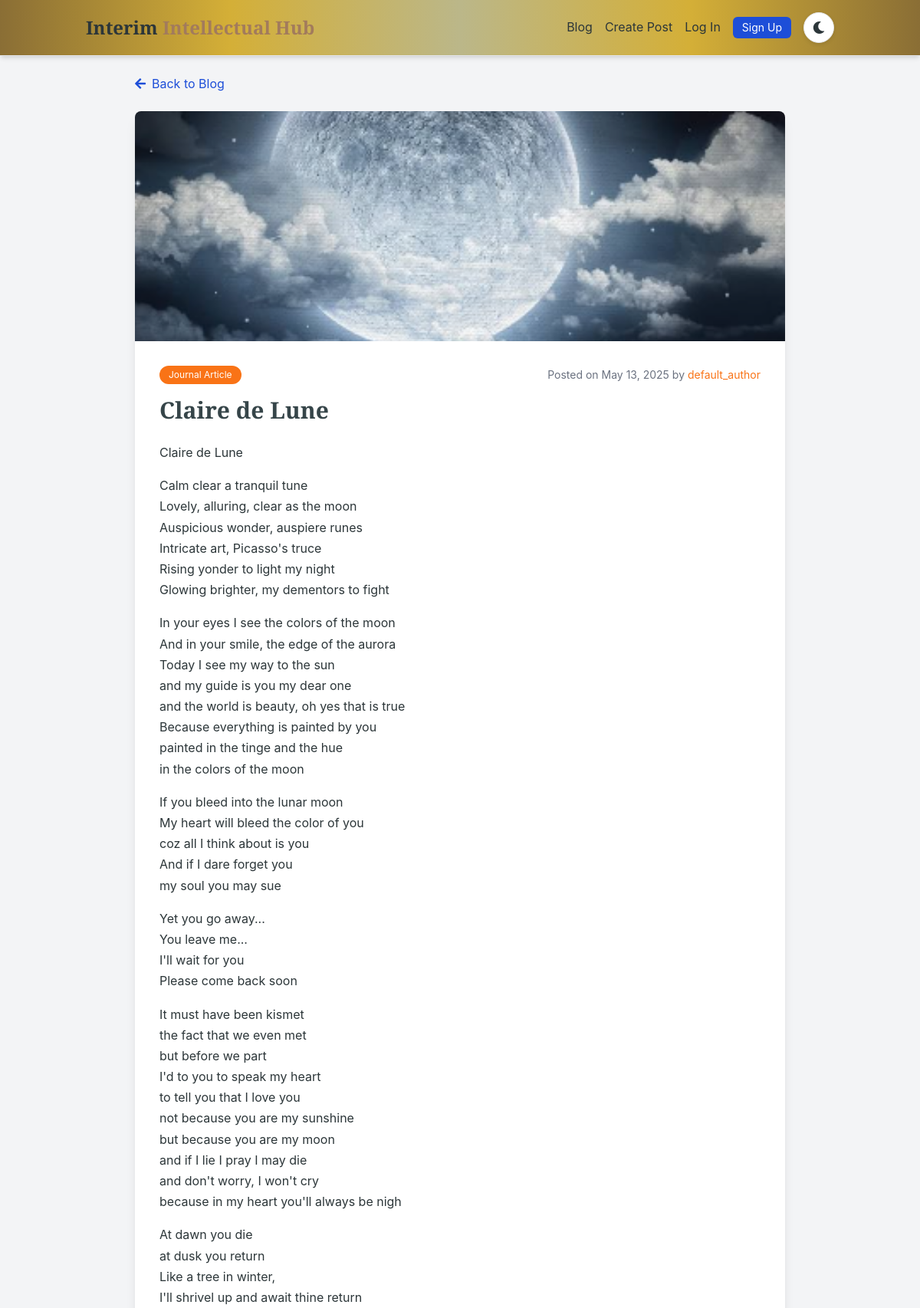
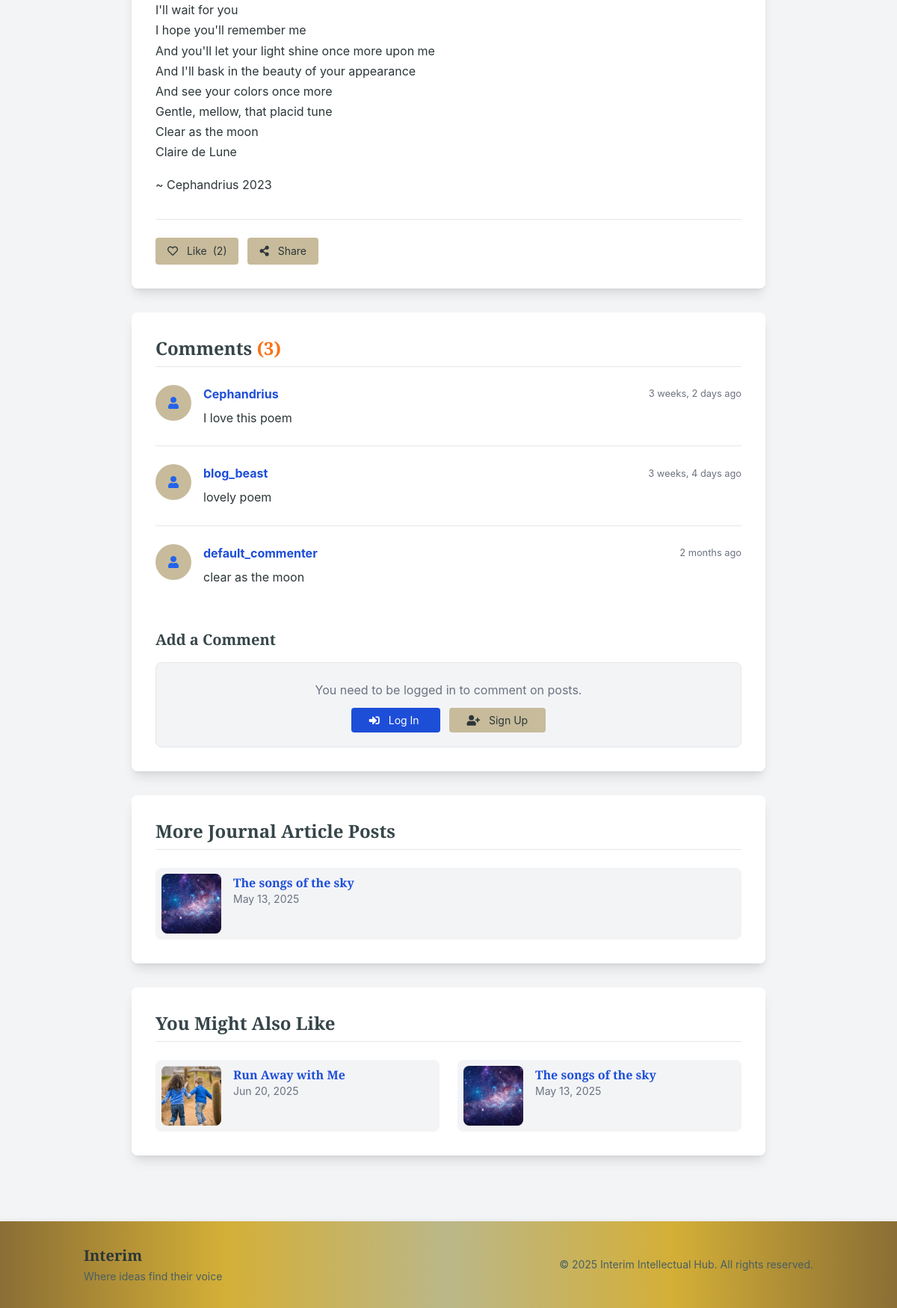
The app's page /post/2/ with its own data (2 pictures, top to bottom).
### core/models.py (models this page shows, shortened)
class BlogPost(models.Model):
    CATEGORY_CHOICES = [
        ('research', 'Research Paper'),
        ('journal', 'Journal Article'),
        ('projects', 'Project'),
        ('poetry', 'Poetry'),
    ]
    title = models.CharField(max_length=200)
    content = models.TextField()
    author = models.ForeignKey(UserProfile, on_delete=models.CASCADE)
    image = models.ImageField(upload_to='blog_images/', null=True, blank=True)
    category = models.CharField(max_length=20, choices=CATEGORY_CHOICES, default='journal')
    created_at = models.DateTimeField(auto_now_add=True)
    updated_at = models.DateTimeField(auto_now=True)
    is_published = models.BooleanField(default=False)
    likes = models.ManyToManyField(UserProfile, related_name='liked_posts', blank=True)
    tags = models.ManyToManyField('Tag', related_name='posts', blank=True)
    class Meta:
        ordering = ['-created_at']

class UserProfile(models.Model):
    user = models.OneToOneField(User, on_delete=models.CASCADE)
    student_id = models.CharField(max_length=20, blank=True)
    department = models.CharField(max_length=100, blank=True)
    year_of_study = models.PositiveIntegerField(null=True, blank=True)
    bio = models.TextField(blank=True)
    phone_number = models.CharField(max_length=20, blank=True)
    profile_picture = models.ImageField(upload_to='profile_pics/', null=True, blank=True)

class Comment(models.Model):
    post = models.ForeignKey(BlogPost, on_delete=models.CASCADE, related_name='comments')
    author = models.ForeignKey(UserProfile, on_delete=models.CASCADE)
    content = models.TextField()
    created_at = models.DateTimeField(auto_now_add=True)
    updated_at = models.DateTimeField(auto_now=True)
    class Meta:
        ordering = ['-created_at']

### core/views.py (the view)
# urls.py: path('post/<int:post_id>/', views.blog_post_detail, name='blog_post_detail'),  # Blog post detail
def blog_post_detail(request, post_id):
    post = get_object_or_404(BlogPost, id=post_id)
    comments = post.comments.all().order_by('-created_at')
    recent_posts = BlogPost.objects.filter(is_published=True).exclude(id=post_id).order_by('-created_at')[:4]
    same_category_posts = BlogPost.objects.filter(
        category=post.category,
        is_published=True
    ).exclude(id=post_id).order_by('-created_at')[:3]
    if request.method == 'POST':
        if not request.user.is_authenticated:
            messages.error(request, 'You need to log in to comment on posts.')
            return redirect('accounts:login') + f'?next={request.path}'
        form = CommentForm(request.POST)
        if form.is_valid():
            try:
                user_profile = UserProfile.objects.get(user=request.user)
            except UserProfile.DoesNotExist:
                user_profile = UserProfile.objects.create(
                    user=request.user,
                    bio=getattr(request.user.profile, 'bio', ''),
                    profile_picture=getattr(request.user.profile, 'profile_picture', None)
                )
            comment = form.save(commit=False)
            comment.author = user_profile
            comment.post = post
            comment.save()
            messages.success(request, 'Comment added successfully!')
            return redirect('blog_post_detail', post_id=post.id)
    else:
        form = CommentForm()
    context = {
        'post': post,
        'comments': comments,
        'form': form,
        'recent_posts': recent_posts,
        'same_category_posts': same_category_posts,
    }
    return render(request, 'blog_post_detail.html', context)

### core/templates/blog_post_detail.html (shortened to what this page needs)
{% extends "base.html" %}
{% load static %}
{% load core_filters %}
{% block content %}
<div class="max-w-4xl mx-auto p-6">
    <div class="mb-6">
        <a href="{% url 'blog' %}" class="text-blue-700 hover:text-blue-900 hover:underline flex items-center transition-colors">
            <i class="fas fa-arrow-left mr-2"></i> Back to Blog
        </a>
    </div>
    <div class="rounded-lg shadow-lg overflow-hidden" style="background-color: var(--bg-card); border-color: var(--border-color);">
        {% if post.image %}
        <div class="h-[300px] bg-cover bg-center" style="background-image: url('{{ post.image.url }}')"></div>
        {% else %}
        <div class="h-[150px] flex items-center justify-center" style="background-color: var(--color-light);">
            <i class="fas fa-newspaper text-6xl" style="color: var(--color-accent);"></i>
        </div>
        {% endif %}
        <div class="p-8">
            <div class="flex flex-wrap justify-between items-center mb-4">
                <span class="inline-block bg-orange-500 text-white text-xs px-3 py-1 rounded-full">
                    {{ post.get_category_display|default:"Article" }}
                </span>
                <span class="text-sm" style="color: var(--text-muted);">
                    Posted on {{ post.created_at|date:"F d, Y" }} by
                    <span class="text-orange-500">{{ post.author.user.username }}</span>
                </span>
            </div>
            <h1 class="text-3xl font-bold mb-6" style="font-family: 'Playfair Display', serif; color: var(--color-primary);">{{ post.title }}</h1>
            <div class="prose max-w-none mb-8" style="color: var(--text-main); line-height: 1.7;">
                {{ post.content|markdown_format }}
            </div>
            <div class="flex flex-wrap gap-3 border-t pt-6" style="border-color: var(--border-color);">
                {% if user.is_authenticated %}
                <a href="{% url 'like_post' post_id=post.id %}" class="px-4 py-2 rounded text-sm {% if user.userprofile in post.likes.all %}bg-red-500 hover:bg-red-600 text-white{% else %}hover:bg-gray-200{% endif %}" style="{% if user.userprofile not in post.likes.all %}background-color: var(--color-light); color: var(--text-main);{% endif %}">
                    <i class="{% if user.userprofile in post.likes.all %}fas{% else %}far{% endif %} fa-heart mr-2"></i>
                    Like <span class="ml-1">({{ post.likes.count }})</span>
                </a>
                {% else %}
                <a href="{% url 'accounts:login' %}?next={{ request.path }}" class="px-4 py-2 rounded text-sm" style="background-color: var(--color-light); color: var(--text-main);">
                    <i class="far fa-heart mr-2"></i>
                    Like <span class="ml-1">({{ post.likes.count }})</span>
                </a>
                {% endif %}
                <button class="px-4 py-2 rounded text-sm" style="background-color: var(--color-light); color: var(--text-main);" onclick="sharePost()">
                    <i class="fas fa-share-alt mr-2"></i> Share
                </button>
            </div>
        </div>
    </div>
    <div class="rounded-lg shadow-lg mt-8 p-8" style="background-color: var(--bg-card); border-color: var(--border-color);">
        <h2 class="text-2xl font-bold mb-6 border-b pb-2" style="font-family: 'Playfair Display', serif; color: var(--color-primary); border-color: var(--border-color);">
            Comments <span class="text-orange-500">({{ comments.count }})</span>
        </h2>
        {% for comment in comments %}
        <div class="comment mb-6 pb-6 {% if not forloop.last %}border-b{% endif %}" style="border-color: var(--border-color);">
            <div class="flex items-start">
                <div class="w-12 h-12 rounded-full mr-4 flex-shrink-0 flex items-center justify-center" style="background-color: var(--color-light); color: var(--color-blue);">
                    {% if comment.author.profile_picture %}
                    <img src="{{ comment.author.profile_picture.url }}" class="w-full h-full rounded-full object-cover">
                    {% else %}
                    <i class="fas fa-user"></i>
                    {% endif %}
                </div>
                <div class="flex-1">
                    <div class="flex justify-between items-center mb-2">
                        <strong class="text-blue-700">{{ comment.author.user.username }}</strong>
                        <small style="color: var(--text-muted);">{{ comment.created_at|timesince }} ago</small>
                    </div>
                    <div style="color: var(--text-main); line-height: 1.6;">
                        {{ comment.content|linebreaks }}
                    </div>
                </div>
            </div>
        </div>
        {% empty %}
        <div class="p-6 rounded-lg text-center border" style="background-color: var(--bg-main); color: var(--text-muted); border-color: var(--border-color);">
            <p>No comments yet. Be the first to share your thoughts!</p>
        </div>
        {% endfor %}
        <div class="mt-8">
            <h3 class="text-xl font-bold mb-4" style="font-family: 'Playfair Display', serif; color: var(--color-primary);">Add a Comment</h3>
            {% if user.is_authenticated %}
            <form method="POST" class="space-y-4">
                {% csrf_token %}
                <div class="form-group">
                    {{ form.content }}
                </div>
                <button type="submit" class="bg-blue-700 hover:bg-blue-800 text-white px-6 py-3 rounded text-sm">
                    <i class="fas fa-paper-plane mr-2"></i> Post Comment
                </button>
            </form>
            {% else %}
            <div class="p-6 rounded-lg text-center border" style="background-color: var(--bg-main); color: var(--text-muted); border-color: var(--border-color);">
                <p>You need to be logged in to comment on posts.</p>
                <div class="mt-4">
                    <a href="{% url 'accounts:login' %}?next={{ request.path }}" class="bg-blue-700 hover:bg-blue-800 text-white px-6 py-2 rounded text-sm">
                        <i class="fas fa-sign-in-alt mr-2"></i> Log In
                    </a>
                    <a href="{% url 'accounts:signup' %}" class="ml-3 px-6 py-2 rounded text-sm" style="background-color: var(--color-light); color: var(--text-main);">
                        <i class="fas fa-user-plus mr-2"></i> Sign Up
                    </a>
                </div>
            </div>
            {% endif %}
        </div>
    </div>
    {% if same_category_posts %}
    <div class="rounded-lg shadow-lg mt-8 p-8" style="background-color: var(--bg-card); border-color: var(--border-color);">
        <h2 class="text-2xl font-bold mb-6 border-b pb-2" style="font-family: 'Playfair Display', serif; color: var(--color-primary); border-color: var(--border-color);">
            More {{ post.get_category_display }} Posts
        </h2>
        <div class="grid grid-cols-1 gap-6">
            {% for related_post in same_category_posts %}
            <a href="{% url 'blog_post_detail' post_id=related_post.id %}" class="block group rounded-lg p-2 transition-colors" style="background-color: var(--bg-main); hover:background-color: var(--bg-card);">
                <div class="flex items-start space-x-4">
                    <div class="w-20 h-20 rounded-lg flex-shrink-0 overflow-hidden" style="background-color: var(--color-light);">
                        {% if related_post.image %}
                        <img src="{{ related_post.image.url }}" class="w-full h-full object-cover">
                        {% else %}
                        <div class="w-full h-full flex items-center justify-center" style="background-color: var(--color-light); color: var(--color-blue);">
                            <i class="fas fa-newspaper text-xl"></i>
                        </div>
                        {% endif %}
                    </div>
                    <div>
                        <h3 class="text-blue-700 font-bold group-hover:text-orange-500 transition">{{ related_post.title }}</h3>
                        <p class="text-sm" style="color: var(--text-muted);">{{ related_post.created_at|date:"M d, Y" }}</p>
                    </div>
                </div>
            </a>
            {% endfor %}
        </div>
    </div>
    {% endif %}
    <div class="rounded-lg shadow-lg mt-8 p-8" style="background-color: var(--bg-card); border-color: var(--border-color);">
        <h2 class="text-2xl font-bold mb-6 border-b pb-2" style="font-family: 'Playfair Display', serif; color: var(--color-primary); border-color: var(--border-color);">
            You Might Also Like
        </h2>
        <div class="grid grid-cols-1 md:grid-cols-2 gap-6">
            {% for recent_post in recent_posts %}
                {% if recent_post.id != post.id %}
                <a href="{% url 'blog_post_detail' post_id=recent_post.id %}" class="block group rounded-lg p-2 transition-colors" style="background-color: var(--bg-main); hover:background-color: var(--bg-card);">
                    <div class="flex items-start space-x-4">
                        <div class="w-20 h-20 rounded-lg flex-shrink-0 overflow-hidden" style="background-color: var(--color-light);">
                            {% if recent_post.image %}
                            <img src="{{ recent_post.image.url }}" class="w-full h-full object-cover">
                            {% else %}
                            <div class="w-full h-full flex items-center justify-center" style="background-color: var(--color-light); color: var(--color-blue);">
                                <i class="fas fa-newspaper text-xl"></i>
                            </div>
                            {% endif %}
                        </div>
                        <div>
                            <h3 class="text-blue-700 font-bold group-hover:text-orange-500 transition">{{ recent_post.title }}</h3>
                            <p class="text-sm" style="color: var(--text-muted);">{{ recent_post.created_at|date:"M d, Y" }}</p>
                        </div>
                    </div>
                </a>
                {% endif %}
            {% endfor %}
        </div>
    </div>
</div>
{% endblock %}

### records on screen
BlogPost: image (picture), category "Journal Article", created_at "May 13, 2025", author.user.username "default_author", title "Claire de Lune", content "Claire de Lune Calm clear a tranquil tune Lovely, alluring, clear as the moon Auspicious wonder, auspiere runes Intricate art, Picasso's truce Rising yonder to light my night Glowing brighter, my dementors to fight In your eyes I see the colors of the moon And in your smile, the edge of the aurora Today I see my way to the sun and my guide is you my dear one and the world is beauty, oh yes that is true Because everything is painted by you painted in the tinge and the hue in the colors of the moon If you bleed into the lunar moon My heart will bleed the color of you coz all I think about is you And if I dare forget you my soul you may sue Yet you go away... You leave me... I'll wait for you…", likes.count "2"
Comment: author.user.username "Cephandrius", created_at "3 weeks, 2 days", content "I love this poem"
Comment: author.user.username "blog_beast", created_at "3 weeks, 4 days", content "lovely poem"
Comment: author.user.username "default_commenter", created_at "2 months", content "clear as the moon"
BlogPost: image (picture), title "The songs of the sky", created_at "May 13, 2025"
BlogPost: image (picture), title "Run Away with Me", created_at "Jun 20, 2025"

### other values on screen
{{ comments.count }} "3"
